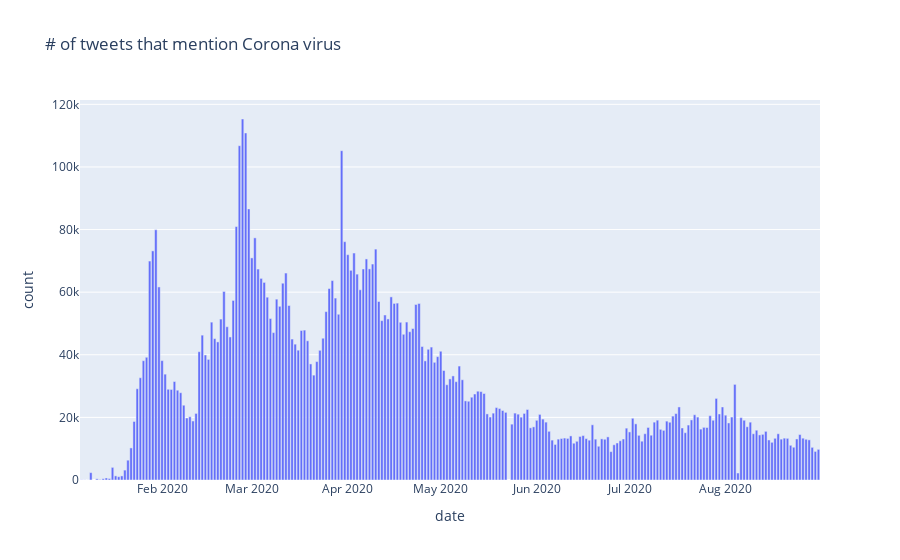

The notebook cell saved with this chart:
### Markdown cell above
## コロナに言及したツイート数
NHK「特設サイト 新型コロナウイルス」に掲載されている時系列ニュース

https://www3.nhk.or.jp/news/special/coronavirus/chronology/

によると，2020年1月6日の「中国 武漢で原因不明の肺炎 厚労省が注意喚起」から新型コロナウイルスに関するニュースが始まっている。

そこで，2020年1月6日〜8月31日の期間について，コロナウイルスに言及したツイートの投稿数を見てみよう。

ここで，Twitter利用者の感情解析が目的であることから，リツイートおよび URL を含むツイート（ニュースの転載と思われる）を排除した。また，メンションは個々人の感情の発露を反映すると仮定し，カウントする。

＃ いくつかデータ取得できなかった日がある。ご勘弁ください。

### Code cell
import datetime
import sys

'''
データを収集する期間を指定
dates = ["20200401", "20200402", ...., "20200630"] というリストを作る
'''
def set_period(from_year, from_month, from_day, until_year, until_month, until_day):
    dates = list()

    d = datetime.datetime(from_year, from_month, from_day)
    while(True):
        if d > datetime.datetime(until_year, until_month, until_day): break
        dates.append("{}{:02d}{:02d}".format(d.year, d.month, d.day))
        d += datetime.timedelta(days=1)
    
    return dates

if __name__ == '__main__':
    # 開始時刻をメモ
    start_time = datetime.datetime.now()
    
    results = dict()

    # データ収集期間の指定
    dates = set_period(2020, 1, 6, 2020, 8, 31)

    # 各月日の感情を推定 ＆ カウントアップ
    for d in dates:
        # ファイル名，特にパスは各自の環境に合わせて！
        # filename = "/home/muto/Dropbox/ExpSSE3/Tweets/{}_MERS.txt".format(d) # for Linux
        filename = r"C:\Users\yoshi\Dropbox\ExpSSE3\Tweets\{}_MERS.txt".format(d) # for Windows
        
        # ツイート数のカウント
        # (メモ) 存在しないファイルのため try / except
        try:
            results[d] = sum([1 for _ in open(filename, encoding="utf8")])
        except:
            results[d] = None
    
    # pandas データフレームに値を押し込む
    # 理由１：Plotly Express で処理するため
    # 理由２：感情を日本語で表現するため
    import pandas as pd
    df = pd.DataFrame(columns=['date', 'count'])
    
    #import matplotlib.pyplot as plt
    #from matplotlib.font_manager import FontProperties
    #fp = FontProperties(fname=r'/usr/share/fonts/truetype/fonts-japanese-gothic.ttf', size=16)

    for d in dates:
        dt = datetime.datetime(int(d[0:4]), int(d[4:6]), int(d[6:8]))
        if results[d] is not None:
            df = df.append(pd.DataFrame([[dt, results[d]]],
                                         columns=['date', 'count']))
    
    df = df.reset_index()
    
    # print(df)

    # Plotly Express を用いた可視化
    import plotly_express as px
    # df_melt = df.melt(id_vars='date', value_vars=j_emotions.values()) # value_vars=emotions)
    fig = px.bar(df, x="date", y="count", log_y=False, title="# of tweets that mention Corona virus")
    fig.show()

### Figure 1 — Plotly figure (JSON) as saved in the notebook; plotly's stock layout.template omitted (floating-point values rounded to 4 significant figures; data arrays with more than 128 entries replaced by an {"elided": "..."} marker saying what was removed)
{"data": [{"alignmentgroup": "True", "hovertemplate": "date=%{x}<br>count=%{y}<extra></extra>", "legendgroup": "", "marker": {"color": "#636efa"}, "name": "", "offsetgroup": "", "orientation": "v", "showlegend": false, "textposition": "auto", "type": "bar", "x": {"elided": "237 str values"}, "xaxis": "x", "y": {"elided": "237 int values"}, "yaxis": "y"}], "layout": {"barmode": "relative", "legend": {"tracegroupgap": 0}, "title": {"text": "# of tweets that mention Corona virus"}, "xaxis": {"anchor": "y", "domain": [0, 1], "title": {"text": "date"}}, "yaxis": {"anchor": "x", "domain": [0, 1], "title": {"text": "count"}}}}
